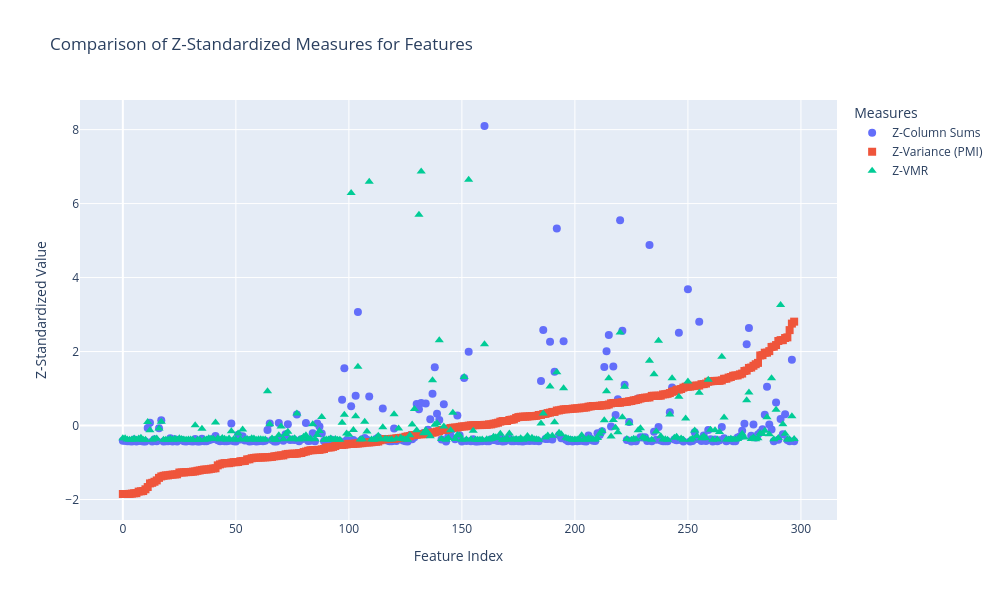

Source (notebook cell):
### Code cell
import plotly.graph_objects as go

# Create a figure
fig = go.Figure()

# Add traces for each measure with different symbols
fig.add_trace(
    go.Scatter(
        x=list(range(len(z_column_sums))),  # Feature indices
        y=z_column_sums,  # Z-standardized column sums
        mode="markers",
        name="Z-Column Sums",
        marker=dict(symbol="circle", size=8),
        text=feature_names,  # Feature names for hover
        hovertemplate="Feature: %{text}<br>Z-Column Sums: %{y}<extra></extra>",
    )
)

fig.add_trace(
    go.Scatter(
        x=list(range(len(z_var_sorted_values))),  # Feature indices
        y=z_var_sorted_values,  # Z-standardized variances
        mode="markers",
        name="Z-Variance (PMI)",
        marker=dict(symbol="square", size=8),
        text=feature_names,  # Feature names for hover
        hovertemplate="Feature: %{text}<br>Z-Variance (PMI): %{y}<extra></extra>",
    )
)

fig.add_trace(
    go.Scatter(
        x=list(range(len(z_vmr_sorted_values))),  # Feature indices
        y=z_vmr_sorted_values,  # Z-standardized VMR
        mode="markers",
        name="Z-VMR",
        marker=dict(symbol="triangle-up", size=8),
        text=feature_names,  # Feature names for hover
        hovertemplate="Feature: %{text}<br>Z-VMR: %{y}<extra></extra>",
    )
)

# Update layout
fig.update_layout(
    title="Comparison of Z-Standardized Measures for Features",
    xaxis_title="Feature Index",
    yaxis_title="Z-Standardized Value",
    height=600,
    width=1000,
    legend_title="Measures",
    hoverlabel=dict(font_size=12),
)

# Show plot
fig.show()

### Figure 1 — Plotly figure (JSON) as saved in the notebook; plotly's stock layout.template omitted (floating-point values rounded to 4 significant figures; data arrays with more than 128 entries replaced by an {"elided": "..."} marker saying what was removed)
{"data": [{"hovertemplate": "Feature: %{text}<br>Z-Column Sums: %{y}<extra></extra>", "marker": {"size": 8, "symbol": "circle"}, "mode": "markers", "name": "Z-Column Sums", "text": {"elided": "298 str values"}, "type": "scatter", "x": {"elided": "298 int values"}, "y": {"elided": "298 float values"}}, {"hovertemplate": "Feature: %{text}<br>Z-Variance (PMI): %{y}<extra></extra>", "marker": {"size": 8, "symbol": "square"}, "mode": "markers", "name": "Z-Variance (PMI)", "text": {"elided": "298 str values"}, "type": "scatter", "x": {"elided": "298 int values"}, "y": {"elided": "298 float values"}}, {"hovertemplate": "Feature: %{text}<br>Z-VMR: %{y}<extra></extra>", "marker": {"size": 8, "symbol": "triangle-up"}, "mode": "markers", "name": "Z-VMR", "text": {"elided": "298 str values"}, "type": "scatter", "x": {"elided": "298 int values"}, "y": {"elided": "298 float values"}}], "layout": {"height": 600, "hoverlabel": {"font": {"size": 12}}, "legend": {"title": {"text": "Measures"}}, "title": {"text": "Comparison of Z-Standardized Measures for Features"}, "width": 1000, "xaxis": {"title": {"text": "Feature Index"}}, "yaxis": {"title": {"text": "Z-Standardized Value"}}}}
